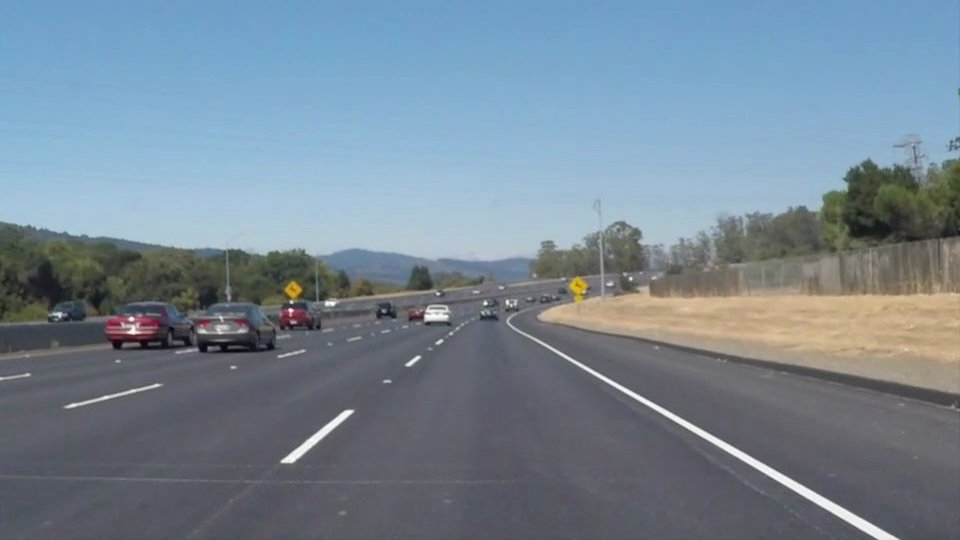
#> input picture test_images/solidWhiteCurve.jpg, 960 x 540 px
$ jupyter execute dev-assignment.ipynb   (shell and % lines are left out)   (Python 2 division)   (older library calls are emulated)
#> lines starting #> are read from the running program, lines starting #| are printed output that depends on the picture; after the words box and inside, x2 and y2 are one past the last pixel; in counts of white or black regions, pixels touching at a corner belong together; pictures that were not available may be replaced by others from this repository, and a replacement may not be noted
[cell 1]
# Import Packages
#importing some useful packages
import os
import cv2
import matplotlib.pyplot as plt
import matplotlib.image as mpimg
import numpy as np
plt.rcParams['figure.figsize']=[12,8]

imgs = {}
imglist = os.listdir("test_images/")
for name in imglist:
    imgs.update({name.split('.')[0]: cv2.cvtColor(cv2.imread('test_images/'+name), cv2.COLOR_BGR2RGB)})

plt.imshow(imgs["solidWhiteRight"])
plt.show()
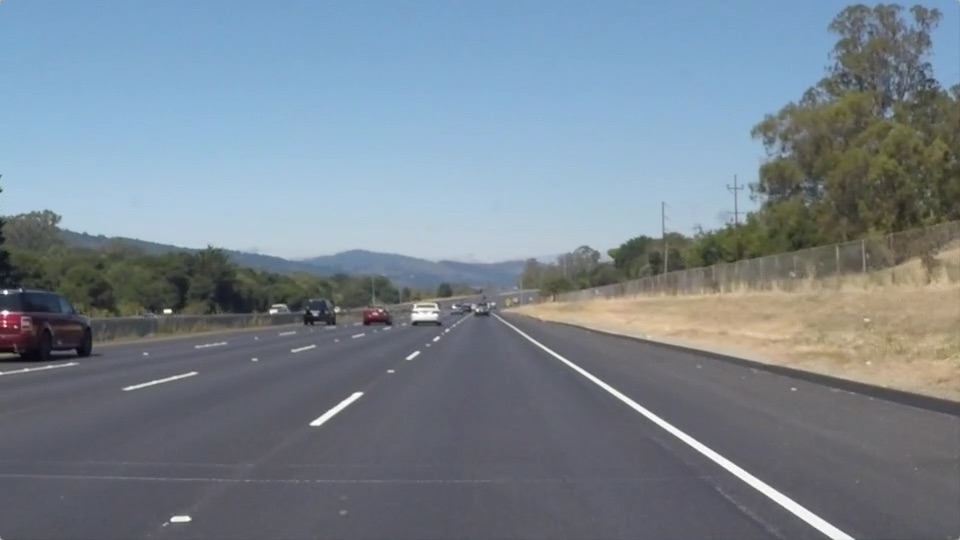
#> shown: shape (540, 960, 3); mean R, G, B 120.3, 132.6, 143.7

[cell 2]
def grayscale(img):
    gray = cv2.cvtColor(img, cv2.COLOR_RGB2GRAY)
#     gray = hls[:,:,2].astype(np.float)
    return gray

def color_threshold(img, r, g, b):
    # Mask pixels below the threshold
    color_thresholds =  (img[:,:,0] < r) | \
                        (img[:,:,1] < b) | \
                        (img[:,:,2] < b)
    return color_thresholds

def canny(img, low_threshold, high_threshold):
    """Applies the Canny transform"""
    return cv2.Canny(img, low_threshold, high_threshold)

def gaussian_blur(img, kernel_size):
    """Applies a Gaussian Noise kernel"""
    return cv2.GaussianBlur(img, (kernel_size, kernel_size), 0)

def parametric_vertices(img, max_height=0.52, upper_edges=(0.48,0.52), lower_edges=(0.05, 0.95)):
    max_height=0.52
    upper_edges=(0.48,0.52)
    lower_edges=(0.05,0.95)

    xy=img.shape
    vertices = np.array([[
        (int(upper_edges[0]*xy[1]),int(max_height * xy[0])),
        (int(upper_edges[1]*xy[1]),int(max_height * xy[0])),
        (int(lower_edges[1]*xy[1]),xy[0]),
        (int(lower_edges[0]*xy[1]),xy[0])
    ]])
    return vertices

def region_of_interest(img, vertices):

    #defining a blank mask to start with
    mask = np.zeros_like(img)

    #defining a 3 channel or 1 channel color to fill the mask with depending on the input image
    if len(img.shape) > 2:
        channel_count = img.shape[2]  # i.e. 3 or 4 depending on your image
        ignore_mask_color = (255,) * channel_count
    else:
        ignore_mask_color = 255

    #filling pixels inside the polygon defined by "vertices" with the fill color
    cv2.fillPoly(mask, vertices, ignore_mask_color)

    #returning the image only where mask pixels are nonzero
    masked_image = cv2.bitwise_and(img, mask)
    return masked_image


def draw_lines(img, lines, color=[255, 0, 0], thickness=2):
    for line in lines:
        for x1,y1,x2,y2 in line:
            cv2.line(img, (x1, y1), (x2, y2), color, thickness)

def hough_lines(img, rho, theta, threshold, min_line_len, max_line_gap):
    lines = cv2.HoughLinesP(img, rho, theta, threshold, np.array([]), minLineLength=min_line_len, maxLineGap=max_line_gap)
    line_img = np.zeros((img.shape[0], img.shape[1], 3), dtype=np.uint8)
    draw_lines(line_img, lines)
    return line_img, lines

# Python 3 has support for cool math symbols.

def weighted_img(img, initial_img, alpha=0.8, beta=1., lamb_da=0.):
    return cv2.addWeighted(initial_img, alpha, img, beta, lamb_da)

def get_slope(lines):
    lines = lines.astype(np.float)
    dx = (lines[:,0,0] - lines[:,0,2]) + 1e-16
    dy = (lines[:,0,1] - lines[:,0,3]) + 1e-16
    slope = dy/dx
    # truncate to zero very small segments
    return slope

def line_candidates_by_slope_threshold(lines, thresholds=(0.4,-0.4)):
    slope = get_slope(lines)
    left_mark = np.where(slope < thresholds[1])[0]
    right_mark = np.where(slope > thresholds[0])[0]
#     lines = lines.astype(np.int)
    return left_mark, right_mark

def get_close_values(slope, numstds=1):
    stdev = np.std(slope)
    median = np.median(slope)
    return  np.where(abs(slope-median) < abs(numstds*stdev))

def best_fit_line(line):
    X = line[:,0,0].tolist()
    X.extend(line[:,0,2].tolist())
    Y = line[:,0,1].tolist()
    Y.extend(line[:,0,3].tolist())
    Y = np.array(Y)
    X = np.array(X)
    return np.polyfit(X,Y,1)

def get_poly(img, polynomial):
    xy = img.shape
    X = np.arange(0,xy[0])
    return (X*polynomial[0] + polynomial[1]).astype(np.int)

# Find Line Crossections
def find_xsection(line_1, line_2):
    """
    Lines intersect at y1=y2, hence
    m1 x + C1 = m2 x + C2 =>
    x = (C2-C1) / (m1-m2)
    """
    num = (line_2[1] - line_1[1])
    denom = (line_1[0] - line_2[0])

    x = num/denom if denom != 0 else 0
    y = line_1[0] * x + line_1[1]
    return int(x),int(y)

def draw_str(img, (x, y), s, scale=0.3):

    cv2.putText(img, s, (x, y), cv2.FONT_HERSHEY_PLAIN, scale, (255, 255, 255),
                lineType=cv2.LINE_AA)
    cv2.putText(img, s, (x+1, y+1), cv2.FONT_HERSHEY_PLAIN, scale, (0, 0, 0),
                thickness=1, lineType=cv2.LINE_AA)

def catch_user_interrupt(wait_time=1):
    ch = 0xFF & cv2.waitKey(wait_time)
    return True if ch == 27 else False

[cell 3]
def process_image(img):
    gray = grayscale(img)
    blurred = gaussian_blur(gray, 3)
    ret,thresh = cv2.threshold(blurred,150,255,cv2.THRESH_TOZERO)
    vertices = parametric_vertices(thresh, max_height=0.52, upper_edges=(0.48,0.52), lower_edges=(0.05, 0.95))
    roi = region_of_interest(thresh, vertices=vertices)
    edges = cv2.Canny(roi, 50, 150)
    rho, theta, threshold, min_line_len, max_line_gap = (1, np.pi/180, 60, 5, 1)
    _, lines = hough_lines(roi, rho, theta, threshold, min_line_len, max_line_gap)

    left_lines_indx, right_lines_indx = line_candidates_by_slope_threshold(lines, thresholds=(0.44,-0.44))
    left_slope = get_slope(lines[left_lines_indx])
    right_slope = get_slope(lines[right_lines_indx])

    # get all values close (1 std) to the median
    left_slope_indx = get_close_values(left_slope, numstds=1)
    right_slope_indx = get_close_values(right_slope, numstds=1)

    # extract actual lines
    left_line = lines[left_lines_indx[left_slope_indx]]
    right_line = lines[right_lines_indx[right_slope_indx]]

#     # Check if we found anything
#     if left_line and right_line:
        # sort them and find their best fit 1st degree polynomial
    left_line_poly = best_fit_line(left_line)
    right_line_poly = best_fit_line(right_line)

    line_cross_section = find_xsection(left_line_poly, right_line_poly)

    left_lane_end_points = [[[0,
                              int(left_line_poly[1]),
                              line_cross_section[0],
                              int(line_cross_section[0] * left_line_poly[0] + left_line_poly[1])
                           ]]]

    right_lane_end_points = [[[line_cross_section[0],
                              line_cross_section[1],
                              img.shape[1],
                              int(img.shape[1] * right_line_poly[0] + right_line_poly[1])
                           ]]]

    # Estimate poly lines
    line_img = draw_lines(img, left_lane_end_points, color=[255,0,0], thickness=2)
    line_img = draw_lines(img, right_lane_end_points, color=[0,255,0], thickness=2)

    return img

[cell 4]
import cv2

cap = cv2.VideoCapture('test_videos/challenge.mp4')
ret, frame = cap.read()
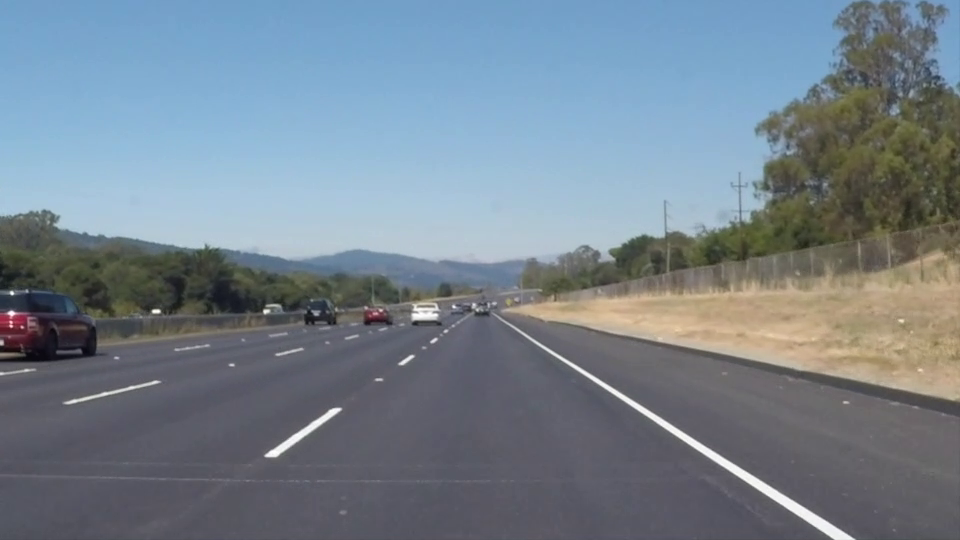
#> input picture frame 22 of test_videos/solidWhiteRight.mp4, 960 x 540 px, given in place of challenge.mp4, which was not available
#> frame is the input picture: shape (540, 960, 3); mean B, G, R 141.9, 130.7, 117.7

bad_frames = []

while True:
    ret, frame = cap.read()
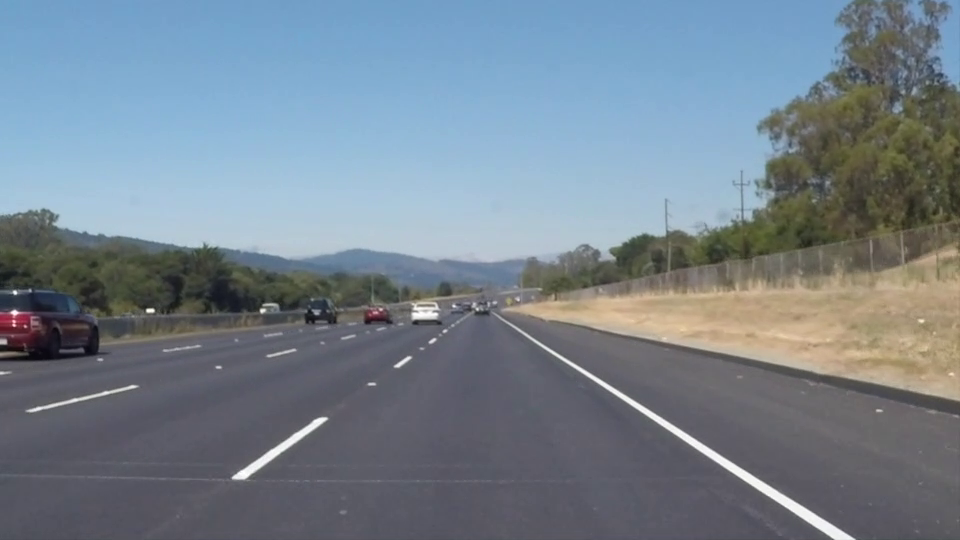
#> input picture frame 23 of test_videos/solidWhiteRight.mp4, 960 x 540 px, given in place of challenge.mp4, which was not available
#> frame is the input picture: shape (540, 960, 3); mean B, G, R 142, 130.6, 117.8
    if not ret:
        break
    try:
        proc_frame = process_image(frame)
#> in grayscale, `gray = cv2.cvtColor(img, cv2.COLOR_RGB2GRAY)`:
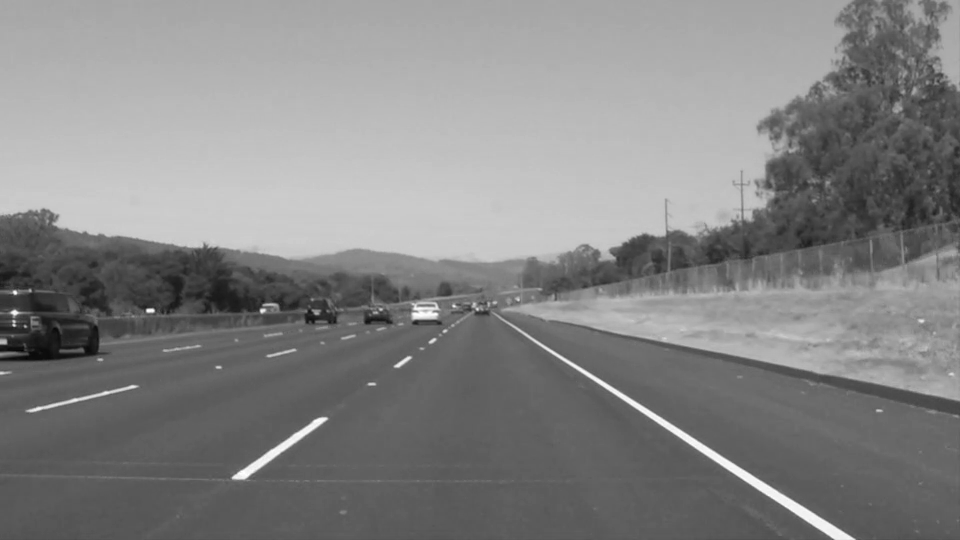
#> gray: shape (540, 960); min 2, max 255, mean 132.6
#> in process_image, `ret,thresh = cv2.threshold(blurred,150,255,cv2.THRESH_TOZERO)`:
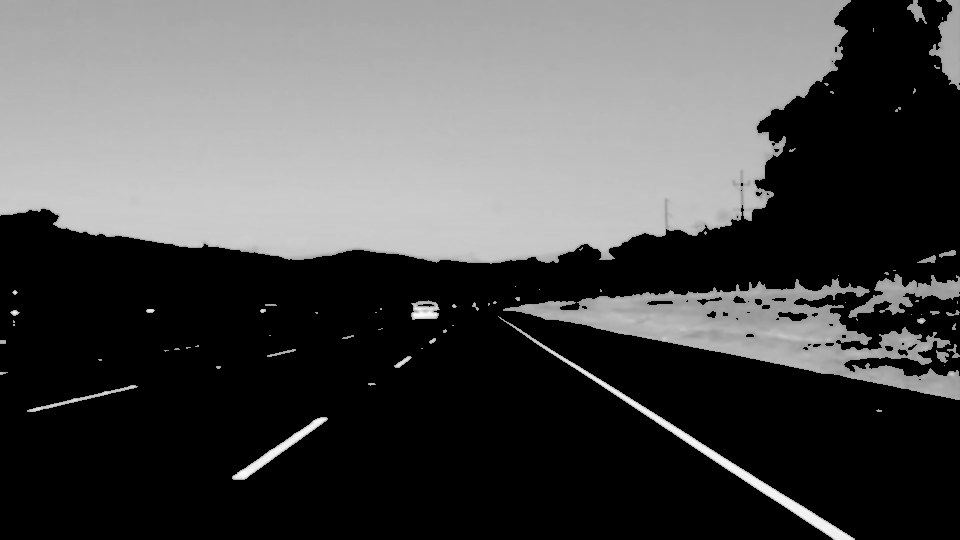
#> thresh: shape (540, 960); min 0, max 254, mean 78.9
#> in process_image, `vertices = parametric_vertices(thresh, max_height=0.52, upper_edges=(0..`: vertices = [[460, 280], [499, 280], [912, 540], [48, 540]]
#> in region_of_interest, `cv2.fillPoly(mask, vertices, ignore_mask_color)`:
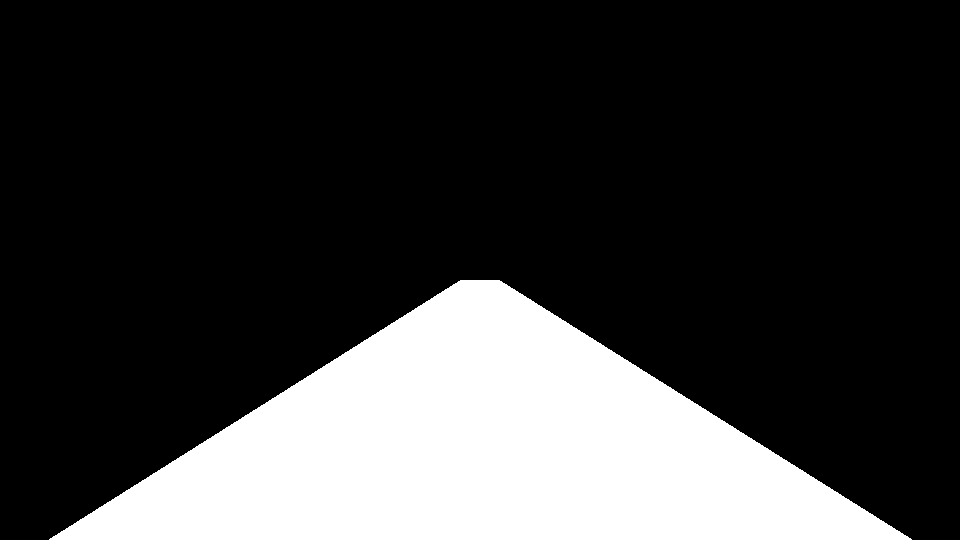
#> mask: shape (540, 960); 22.7% white; 1 white region, box (x1, y1, x2, y2) and area: (49, 280, 912, 540) 117543
#> in process_image, `edges = cv2.Canny(roi, 50, 150)`:
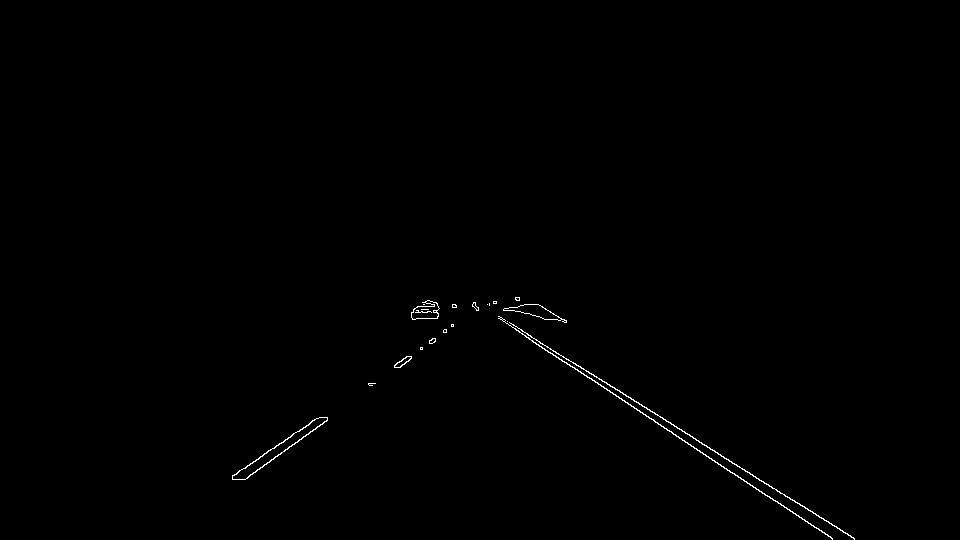
#> edges: shape (540, 960); 0.36% white in thin lines or dots, all inside (x1, y1, x2, y2) = (232, 297, 855, 540)
#> in hough_lines, `lines = cv2.HoughLinesP(img, rho, theta, threshold, np.array([]), minL..`: lines = 32 rows, first 6: [507, 323, 853, 539], [533, 341, 850, 539], [498, 316, 541, 343], [576, 369, 848, 539], [608, 390, 847, 539], [741, 468, 751, 474]
#> the loop in draw_lines, `for line in lines:` made 32 passes
#> line on passes 1 to 12: [[507, 323, 853, 539]], [[533, 341, 850, 539]], [[498, 316, 541, 343]], [[576, 369, 848, 539]], [[608, 390, 847, 539]], [[741, 468, 751, 474]], [[786, 496, 854, 538]], [[655, 421, 844, 539]], [[674, 434, 836, 539]], [[237, 479, 326, 417]], [[234, 479, 323, 417]], [[242, 479, 326, 418]]
#> in get_slope, `dx = (lines[:,0,0] - lines[:,0,2]) + 1e-16`: dx = 32 values, max -6 at index 18, min -346 at index 0, mean -105
#> in get_slope, `dy = (lines[:,0,1] - lines[:,0,3]) + 1e-16`: dy = 32 values, max 62 at index 9, min -216 at index 0, mean -33.28
#> in get_slope, `slope = dy/dx`: slope = 32 values, max 0.648 at index 8, min -0.726 at index 11, mean 0.0575
#> in line_candidates_by_slope_threshold, `left_mark = np.where(slope < thresholds[1])[0]`: left_mark = [9, 10, 11, 12, 13, 15, 16, 18, 21, 23]
#> in line_candidates_by_slope_threshold, `right_mark = np.where(slope > thresholds[0])[0]`: right_mark = [0, 1, 2, 3, 4, 5, 6, 7, 8, 14, 17, 20, 22, 31]
#> in process_image, `left_lines_indx, right_lines_indx = line_candidates_by_slope_threshold..`: left_lines_indx = [9, 10, 11, 12, 13, 15, 16, 18, 21, 23]; right_lines_indx = [0, 1, 2, 3, 4, 5, 6, 7, 8, 14, 17, 20, 22, 31]
#> in process_image, `left_slope = get_slope(lines[left_lines_indx])`: left_slope = [-0.697, -0.697, -0.726, -0.7, -0.674, -0.726, -0.67, -0.667, -0.667, -0.712]
#> in get_slope (call 3), `lines = lines.astype(np.float)`: lines = 14 rows, first 6: [507, 323, 853, 539], [533, 341, 850, 539], [498, 316, 541, 343], [576, 369, 848, 539], [608, 390, 847, 539], [741, 468, 751, 474]
#> in process_image, `right_slope = get_slope(lines[right_lines_indx])`: right_slope = [0.624, 0.625, 0.628, 0.625, 0.623, 0.6, 0.618, 0.624, 0.648, 0.623, 0.625, 0.624, 0.648, 0.623]
#> in get_close_values, `stdev = np.std(slope)`: stdev = 0.0221
#> in get_close_values, `median = np.median(slope)`: median = -0.697
#> in process_image, `left_slope_indx = get_close_values(left_slope, numstds=1)`: left_slope_indx = ([0, 1, 3, 9],)
#> in process_image, `right_slope_indx = get_close_values(right_slope, numstds=1)`: right_slope_indx = ([0, 1, 2, 3, 4, 6, 7, 9, 10, 11, 13],)
#> in process_image, `left_line = lines[left_lines_indx[left_slope_indx]]`: left_line = [[237, 479, 326, 417], [234, 479, 323, 417], [252, 466, 322, 417], [239, 479, 298, 437]]
#> in process_image, `right_line = lines[right_lines_indx[right_slope_indx]]`: right_line = [[507, 323, 853, 539], [533, 341, 850, 539], [498, 316, 541, 343], [576, 369, 848, 539], [608, 390, 847, 539], [786, 496, 854, 538], [655, 421, 844, 539], [565, 358, 719, 454], [523, 334, 851, 539], [717, 461, 842, 539], [771, 496, 840, 539]]
#> in best_fit_line, `X = line[:,0,0].tolist()`: X = [237, 234, 252, 239]
#> in best_fit_line, `Y = line[:,0,1].tolist()`: Y = [479, 479, 466, 479]
#> in best_fit_line, `Y = np.array(Y)`: Y = [479, 479, 466, 479, 417, 417, 417, 437]
#> in best_fit_line, `X = np.array(X)`: X = [237, 234, 252, 239, 326, 323, 322, 298]
#> in process_image, `left_line_poly = best_fit_line(left_line)`: left_line_poly = [-0.704, 645.3]
#> in process_image, `right_line_poly = best_fit_line(right_line)`: right_line_poly = [0.632, 3.13]
#> in find_xsection, `num = (line_2[1] - line_1[1])`: num = -642.2
#> in find_xsection, `denom = (line_1[0] - line_2[0])`: denom = -1.34
#> in find_xsection, `x = num/denom if denom != 0 else 0`: x = 480.4
#> in find_xsection, `y = line_1[0] * x + line_1[1]`: y = 306.9
#> in process_image, `line_cross_section = find_xsection(left_line_poly, right_line_poly)`: line_cross_section = (480, 306)
#> in process_image, `left_lane_end_points = [[[0, int(left_line_poly[1]), line_cross_sectio..`: left_lane_end_points = [[[0, 645, 480, 307]]]
#> in process_image, `right_lane_end_points = [[[line_cross_section[0], line_cross_section[1..`: right_lane_end_points = [[[480, 306, 960, 610]]]
#> the loop in draw_lines (call 2), `for line in lines:` made 1 pass
#> call 3 of draw_lines, with thickness = 2
#> the loop in draw_lines (call 3), `for line in lines:` made 1 pass
#> after the loop in draw_lines (call 3), `for line in lines:`:
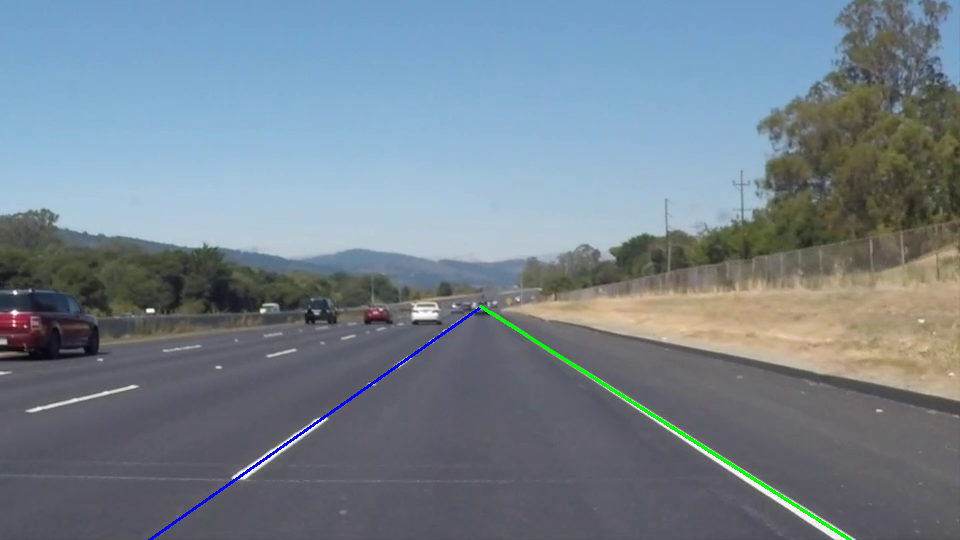
#> img: shape (540, 960, 3); mean B, G, R 141.6, 130.4, 116.9
        frm_str="Frame: {}".format(int(cap.get(cv2.CAP_PROP_POS_FRAMES)))
#> frm_str = 'Frame: 24'
        draw_str(proc_frame, (10,20), frm_str, scale=1)
#> in draw_str, `lineType=cv2.LINE_AA) cv2.putText(img, s, (x+1, y+1), cv2.FONT_HERSHEY..`: img: shape (540, 960, 3); 0.08% of pixels changed, all inside (x1, y1, x2, y2) = (11, 9, 94, 21)
#> in draw_str, `thickness=1, lineType=cv2.LINE_AA) `:
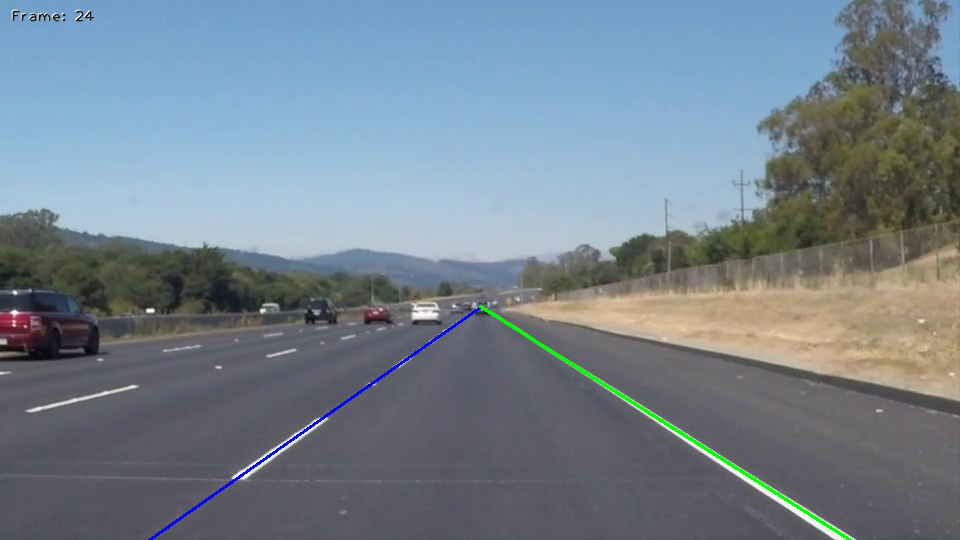
#> img: shape (540, 960, 3); mean B, G, R 141.5, 130.4, 116.8
        bad_frames.append(int(cap.get(cv2.CAP_PROP_POS_FRAMES)))
    except:
        continue
    cv2.imshow("SelfDrivingCarNanoDegree",proc_frame)
    if catch_user_interrupt(wait_time=1):
#> (key Esc is pressed here)
        break

cap.release()
cv2.destroyAllWindows()

[cell 5]
cap = cv2.VideoCapture('test_videos/solidWhiteRight.mp4')
for frame_num in bad_frames:
    cap.set(1, frame_num-1)
    # bad=[126, 186, 198, 210, 211]
    ret, frame = cap.read()
    plt.imshow(process_image(frame))
#> this loop made 1 pass
#> (frame_num, rho in process_image) on pass 1: (24, 1)
cap.release()
